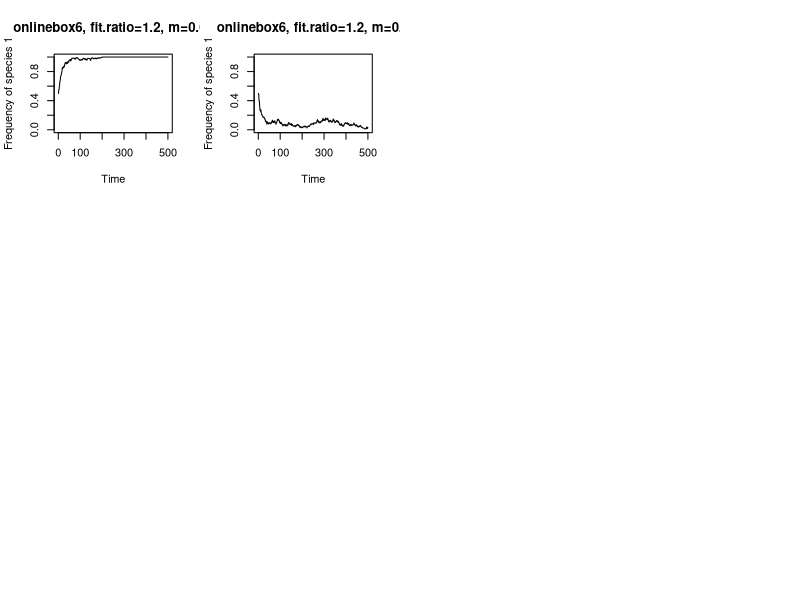

Recreate this plot in R. (Note: a time limit stopped this script after it produced the figure.)
## ---- chunk 1

onlinebox6 <- function(num.years=500, num.patch=2, J=1000, init.1.prop=0.5, fit.ratio.avg.var=c(1.2,1.2), m=0.05, fit.ratio.m=1) {
# specify parameters, initial conditions, and output matrix
# num.years <- 500 
# num.patch <- 2 
freq.1.mat <- matrix(nrow = num.years, ncol = num.patch)

# J <- 1000 
init.1 <- init.1.prop*J # added a variable to be able to adjust initial proportion of species 1
COM <- matrix(nrow=J, ncol=num.patch)
COM[1:init.1,] <- 1; COM[(init.1+1):J,] <- 2 

year <- 2 

# m <- 0.05
fit.ratio.avg <- vector(length=num.patch)
fit.ratio.avg[] <- fit.ratio.avg.var
# fit.ratio.m <- 1/5
freq.dep <- vector(length=num.patch)
freq.dep[] <- 0

## record data (frequency of species 1) for year 1
freq.1.mat[1,] <- init.1/J 

## run simulation
for (i in 1:(J*num.patch*(num.years-1))) {

## choose a patch where a death even will occur  
patch <- sample(1:num.patch,1)

## calculate Pr.1 if dispersal occurs  
if (runif(1) < m) {
freq.1.meta <- sum(COM==1)/(J*num.patch)
Pr.1 <- fit.ratio.m*freq.1.meta/(fit.ratio.m*freq.1.meta + (1-freq.1.meta))
} else { 

## calculate Pr.1 if local reproduction (not dispersal)
freq.1 <- sum(COM[,patch]==1)/J; freq.2 <- 1 - freq.1
fit.ratio <- exp(freq.dep[patch]*(freq.1-0.5) + log(fit.ratio.avg[patch]))
Pr.1 <-  fit.ratio*freq.1/(fit.ratio*freq.1 + freq.2)
}

COM[ceiling(J*runif(1)),patch] <- sample(c(1,2), 1, prob=c(Pr.1,1-Pr.1)) 

## record data  
if (i %% (J*num.patch) == 0) {
freq.1.mat[year,] <- colSums(COM==1)/J
year <- year + 1 
}
} 

## graph the results
plot(1:num.years, rowMeans(freq.1.mat), type="l", xlab="Time", 
ylab="Frequency of species 1", ylim=c(0,1))
}


## ---- chunk 2
par(mfrow=c(3,4))
onlinebox6(m=0.05, fit.ratio.avg.var = c(1.2,1.2), fit.ratio.m = 1/5)
title(main="onlinebox6, fit.ratio=1.2, m=0.05")
onlinebox6(m=0.2, fit.ratio.avg.var = c(1.2,1.2), fit.ratio.m = 1/5)
title(main="onlinebox6, fit.ratio=1.2, m=0.2")
onlinebox6(m=0.8, fit.ratio.avg.var = c(1.2,1.2), fit.ratio.m = 1/5)
title(main="onlinebox6, fit.ratio=1.2, m=0.8")
onlinebox6(m=1, fit.ratio.avg.var = c(1.2,1.2), fit.ratio.m = 1/5)
title(main="onlinebox6, fit.ratio=1.2, m=1")

onlinebox6(m=0.05, fit.ratio.avg.var = c(1.4,1.4), fit.ratio.m = 1/5)
title(main="onlinebox6, fit.ratio=1.4, m=0.05")
onlinebox6(m=0.2, fit.ratio.avg.var = c(1.4,1.4), fit.ratio.m = 1/5)
title(main="onlinebox6, fit.ratio=1.4, m=0.2")
onlinebox6(m=0.8, fit.ratio.avg.var = c(1.4,1.4), fit.ratio.m = 1/5)
title(main="onlinebox6, fit.ratio=1.4, m=0.8")
onlinebox6(m=1, fit.ratio.avg.var = c(1.4,1.4), fit.ratio.m = 1/5)
title(main="onlinebox6, fit.ratio=1.4, m=1")

onlinebox6(m=0.05, fit.ratio.avg.var = c(2,2), fit.ratio.m = 1/5)
title(main="onlinebox6, fit.ratio=2, m=0.05")
onlinebox6(m=0.2, fit.ratio.avg.var = c(2,2), fit.ratio.m = 1/5)
title(main="onlinebox6, fit.ratio=2, m=0.2")
onlinebox6(m=0.8, fit.ratio.avg.var = c(2,2), fit.ratio.m = 1/5)
title(main="onlinebox6, fit.ratio=2, m=0.8")
onlinebox6(m=1, fit.ratio.avg.var = c(2,2), fit.ratio.m = 1/5)
title(main="onlinebox6, fit.ratio=2, m=1")

## ---- chunk 3
onlinebox6_reprod_first <- function(num.years=500, num.patch=2, J=1000, init.1.prop=0.5, fit.ratio.avg.var=c(1.2,1.2), m=0.05, fit.ratio.m=1) {
# specify parameters, initial conditions, and output matrix
# num.years <- 500 
# num.patch <- 2 
freq.1.mat <- matrix(nrow = num.years, ncol = num.patch)

# J <- 1000 
init.1 <- init.1.prop*J # added a variable to be able to adjust initial proportion of species 1
COM <- matrix(nrow=J, ncol=num.patch)
COM[1:init.1,] <- 1; COM[(init.1+1):J,] <- 2 

year <- 2 

# m <- 0.05
fit.ratio.avg <- vector(length=num.patch)
fit.ratio.avg[] <- fit.ratio.avg.var
# fit.ratio.m <- 1/5
freq.dep <- vector(length=num.patch)
freq.dep[] <- 0

## record data (frequency of species 1) for year 1
freq.1.mat[1,] <- init.1/J 

## run simulation
for (i in 1:(J*num.patch*(num.years-1))) {

## choose a patch where a death even will occur
patch <- sample(1:num.patch,1)

## calculate Pr.1 if dispersal occurs
if (runif(1) < m) {
# Calculate weighted average of contributions from species one in each patch
Pr.1.weighted <- 0
for ( p in 1:num.patch ) {
freq.1 <- sum(COM[,p]==1)/J; freq.2 <- 1-freq.1
fit.ratio <- exp(freq.dep[p]*(freq.1-0.5) + log(fit.ratio.avg[p]))
freq.1.reprod <- fit.ratio*freq.1/(fit.ratio*freq.1 + freq.2)
Pr.1 <- fit.ratio.m*freq.1.reprod/(fit.ratio.m*freq.1.reprod + (1-freq.1.reprod))

Pr.1.weighted <- Pr.1.weighted + Pr.1*length(COM[,p])
}
Pr.1 <- Pr.1.weighted/length(COM)

# freq.1.meta <- sum(COM==1)/(J*num.patch)
# Pr.1 <- fit.ratio.m*freq.1.meta/(fit.ratio.m*freq.1.meta + (1-freq.1.meta))
} else { 

## calculate Pr.1 if local reproduction (not dispersal)
freq.1 <- sum(COM[,patch]==1)/J; freq.2 <- 1 - freq.1
fit.ratio <- exp(freq.dep[patch]*(freq.1-0.5) + log(fit.ratio.avg[patch]))
Pr.1 <-  fit.ratio*freq.1/(fit.ratio*freq.1 + freq.2)
}

COM[ceiling(J*runif(1)),patch] <- sample(c(1,2), 1, prob=c(Pr.1,1-Pr.1)) 

## record data  
if (i %% (J*num.patch) == 0) {
freq.1.mat[year,] <- colSums(COM==1)/J
year <- year + 1 
}
} 

## graph the results
plot(1:num.years, freq.1.mat[,1], type="l", xlab="Time", 
ylab="Frequency of species 1", ylim=c(0,1))
for (i in 2:(num.patch)) {
lines(1:num.years,freq.1.mat[,i], type="l", lty=2, ylim=c(0,1))
}
}

## ---- chunk 4
onlinebox6_disp_first <- function(num.years=500, num.patch=2, J=1000, init.1.prop=0.5, fit.ratio.avg.var=c(1.2,1.2), m=0.05, fit.ratio.m=1) {
## specify parameters, initial conditions, and output matrix
# num.years <- 50 
# num.patch <- 10
freq.1.mat <- matrix(nrow = num.years, ncol = num.patch)

# J <- 100 # number of individuals PER PATCH
# init.1 <- 0.5*J 
init.1 <- init.1.prop*J
COM <- matrix(nrow=J, ncol=num.patch)
COM[1:init.1,] <- 1; COM[(init.1+1):J,] <- 2 

year <- 2 

# m <- 0
fit.ratio.avg <- vector(length=num.patch)
#fit.ratio.avg[] <- 1
fit.ratio.avg[] <- fit.ratio.avg.var
freq.dep <- vector(length=num.patch)
freq.dep[] <- 0

## record data (frequency of species 1) for year 1
freq.1.mat[1,] <- init.1/J 

## run simulation
for (i in 1:(J*num.patch*(num.years-1))) {

## choose a patch where a death even will occur
patch <- sample(1:num.patch,1)

## calculate Pr.1 if dispersal occurs
if (runif(1) < m) {
# Calculate weighted average of contributions from species one in each patch
# Pr.1 <- sum(COM==1)/(J*num.patch) # Replace this line with the following code:
freq.1 <- sum(COM==1)/length(COM); freq.2 <- 1 - freq.1
freq.1.disp <- fit.ratio.m*freq.1/(fit.ratio.m*freq.1 + freq.2)
fit.ratio <- exp(freq.dep[patch]*(freq.1.disp-0.5) + log(fit.ratio.avg[patch]))
Pr.1 <- fit.ratio*freq.1.disp/(fit.ratio*freq.1.disp + (1-freq.1.disp))
} else { 
## calculate Pr.1 if local reproduction (not dispersal)
freq.1 <- sum(COM[,patch]==1)/J; freq.2 <- 1 - freq.1
fit.ratio <- exp(freq.dep[patch]*(freq.1-0.5) + log(fit.ratio.avg[patch]))
Pr.1 <-  fit.ratio*freq.1/(fit.ratio*freq.1 + freq.2)
}

COM[ceiling(J*runif(1)),patch] <- sample(c(1,2), 1, prob=c(Pr.1,1-Pr.1)) 

## record data  
if (i %% (J*num.patch) == 0) {
freq.1.mat[year,] <- colSums(COM==1)/J
year <- year + 1 
}
} 

## graph the results
plot(1:num.years, freq.1.mat[,1], type="l", xlab="Time", 
ylab="Frequency of species 1", ylim=c(0,1))
for (i in 2:(num.patch)) {
lines(1:num.years,freq.1.mat[,i], type="l", lty=2, ylim=c(0,1))
}

}


## ---- chunk 5
par(mfrow=c(3,3))
# Assymetric
set.seed(532948)
onlinebox6(m=1, J=500, num.years=100, num.patch=2, fit.ratio.avg.var=c(1.2,1.2), fit.ratio.m = 1/2)
title(main="onlinebox6, fit.ratio=1.2")
onlinebox6(m=1, J=500, num.years=100, num.patch=2, fit.ratio.avg.var=c(1.5,1.5), fit.ratio.m = 1/2)
title(main="onlinebox6, fit.ratio=1.5")
onlinebox6(m=1, J=500, num.years=100, num.patch=2, fit.ratio.avg.var=c(2,2), fit.ratio.m = 1/2)
title(main="onlinebox6, fit.ratio=2")

# Selection at reproduction
set.seed(532948)
onlinebox6_reprod_first(m=1, J=500, num.years=100, num.patch=2, fit.ratio.avg.var=c(1.2,1.2), fit.ratio.m = 1/2)
title(main="Reprod_first, fit.ratio=1.2")
onlinebox6_reprod_first(m=1, J=500, num.years=100, num.patch=2, fit.ratio.avg.var=c(1.5,1.5), fit.ratio.m = 1/2)
title(main="Reprod_first, fit.ratio=1.5")
onlinebox6_reprod_first(m=1, J=500, num.years=100, num.patch=2, fit.ratio.avg.var=c(2,2), fit.ratio.m = 1/2)
title(main="Reprod_first, fit.ratio=2")


# Selection at establishment
set.seed(532948)
onlinebox6_disp_first(m=1, J=500, num.years=100, num.patch=2, fit.ratio.avg.var=c(1.2,1.2), fit.ratio.m = 1/2)
title(main="Disp_first, fit.ratio=1.2")
onlinebox6_disp_first(m=1, J=500, num.years=100, num.patch=2, fit.ratio.avg.var=c(1.5,1.5), fit.ratio.m = 1/2)
title(main="Disp_first, fit.ratio=1.5")
onlinebox6_disp_first(m=1, J=500, num.years=100, num.patch=2, fit.ratio.avg.var=c(2,2), fit.ratio.m = 1/2)
title(main="Disp_first, fit.ratio=2")
